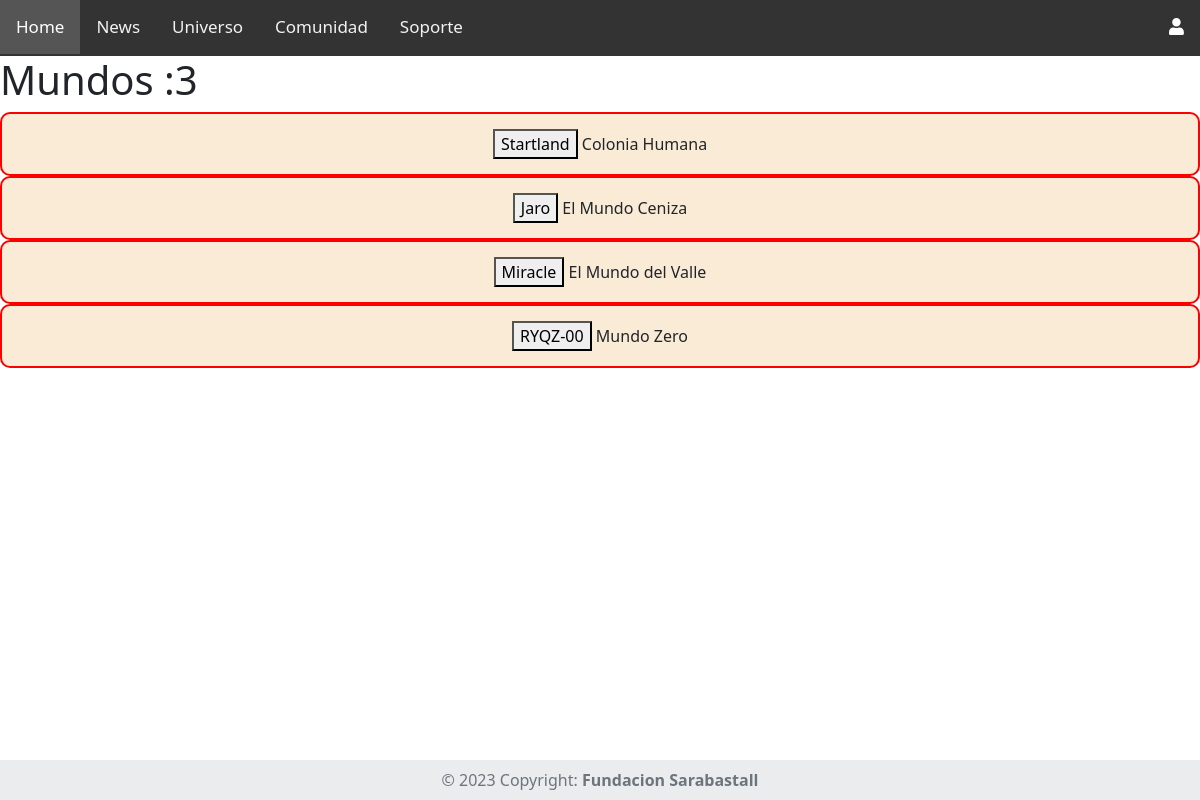
Screenshot of /website/arquitecto/vista_mundo (signed in) with the database file from the repository.
### tables this page shows
create table mundo(
id_mundo int primary key auto_increment,
nombre varchar(30) not null,
sobrenombre varchar(30) not null,
descripcion varchar(240) not null
);

### website/App/controladores/Arquitecto.php (called while the page is built, shortened)
<?php
class Arquitecto extends Controlador{
    public function __construct(){
        $this->datos["menuActivo"] = "home";
        $this->mundoModelo = $this->modelo('MundoModelo');
        $this->datos["rolesPermitidos"] = [1, 2, 3];
    }
    public function vista_mundo(){
        $this->datos["total_mundos"] = $this->mundoModelo->get_mundos();
        $this->vista("creador/mundo/mundos",$this->datos);
    }
}

### website/App/librerias/Core.php (called while the page is built, shortened)
<?php
    class Core{
        protected $metodoActual = 'index';
        public function __construct(){
            $url = $this->getUrl();
            if (isset($url[0])){
                if (file_exists('../App/controladores/'.ucwords($url[0]).'.php')){
                    unset($url[0]);
                }
            }
            $this->controladorActual = new $this->controladorActual;
            if(isset($url[1])){
                if(method_exists($this->controladorActual,$url[1])){
                    $this->metodoActual= $url[1];
                    unset($url[1]);
                }
            }
            $this->parametros = $url ? array_values($url) : [];
            call_user_func_array([$this->controladorActual,$this->metodoActual],$this->parametros);
        }
        public function getUrl(){
            if (isset($_GET['url'])){
                $url = rtrim($_GET['url'], '/');
                $url = filter_var($url, FILTER_SANITIZE_URL);
                $url = explode('/', $url);
                return $url;
            }
        }
    }
?>

### website/public/index.php (called while the page is built, shortened)
<?php
  $iniciar = new Core;
?>

### website/App/librerias/Base.php (called while the page is built, shortened)
<?php
    class Base{
        private $host = DB_HOST;
        private $usuario = DB_USUARIO;
        private $password = DB_PASSWORD;
        private $nombre_base = DB_NOMBRE;
        private $charset = 'utf8mb4';
        private $dbh;
        private $stmt;
        public function __construct(){
            $dsn = "mysql:host=$this->host;dbname=$this->nombre_base;charset=$this->charset";
            $opciones = array(
                PDO::ATTR_PERSISTENT => true,
                PDO::ATTR_ERRMODE => PDO::ERRMODE_EXCEPTION
            );
            try{
                $this->dbh = new PDO($dsn, $this->usuario, $this->password, $opciones);
            }
            catch (PDOException $e){
                $this->error = $e->getMessage();
                echo $this->error;
            }
        }
        public function query($sql){
            $this->stmt = $this->dbh->prepare($sql);
        }
        public function execute(){
            return $this->stmt->execute();
        }
        public function registros(){
            $this->execute();
            return $this->stmt->fetchAll(PDO::FETCH_OBJ);
        }
    }
?>

### website/App/modelos/MundoModelo.php (called while the page is built, shortened)
<?php
    class MundoModelo{
        private $db;
        public function __construct(){
            $this->db = new Base;
        }
        public function get_mundos(){
            $this->db->query("SELECT id_mundo as id, nombre, sobrenombre FROM mundo");
            return $this->db->registros();
        }
    }
?>

### website/App/vistas/creador/mundo/mundos.php (the view)
<?php require_once RUTA_APP.'/vistas/inc/header.php' ?>
<h1>Mundos :3</h1>
<?php foreach($datos["total_mundos"] as $mundo):?>
<div class="work_card">
    <button id="<?php echo $mundo->id?>"><?php echo $mundo->nombre?></button>
    <span><?php echo $mundo->sobrenombre?></span>
</div>
<?php endforeach?>
<br>
<br>
<?php require_once RUTA_APP.'/vistas/inc/footer.php'?>

### website/public/css/style.css (style rules this page uses)
.work_card { background-color: antiquewhite; border: solid 2px red; border-radius: 10px; padding: 15px; align-content: center; align-items: center; text-align: center; }

### rows the page displays
mundo: nombre "Startland", sobrenombre "Colonia Humana"
mundo: nombre "Jaro", sobrenombre "El Mundo Ceniza"
mundo: nombre "Miracle", sobrenombre "El Mundo del Valle"
mundo: nombre "RYQZ-00", sobrenombre "Mundo Zero"
